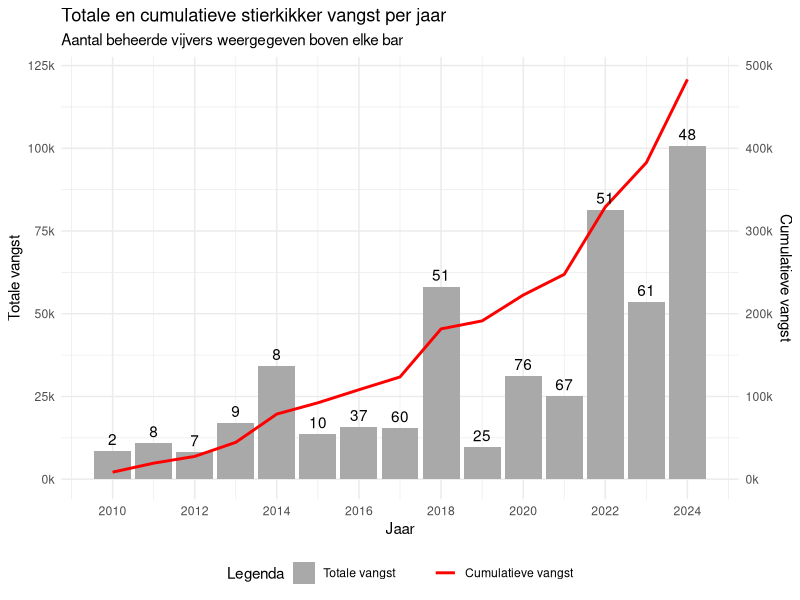
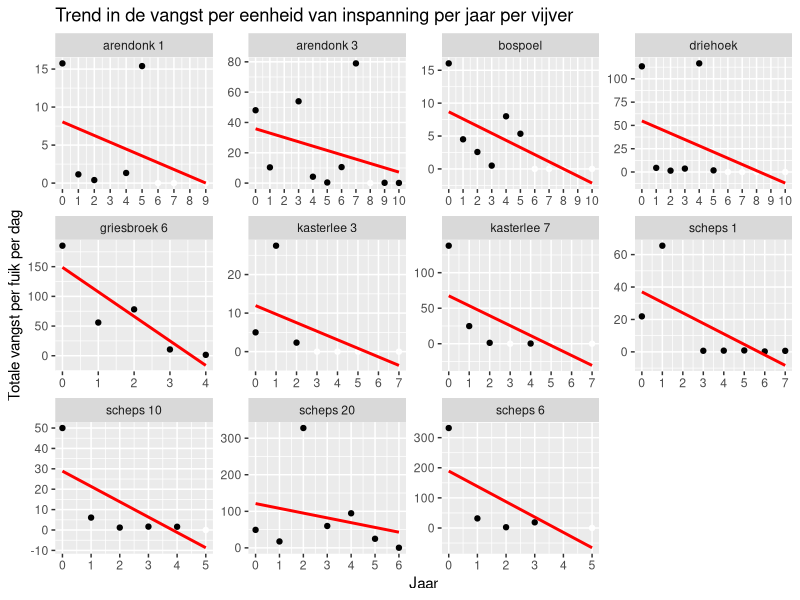
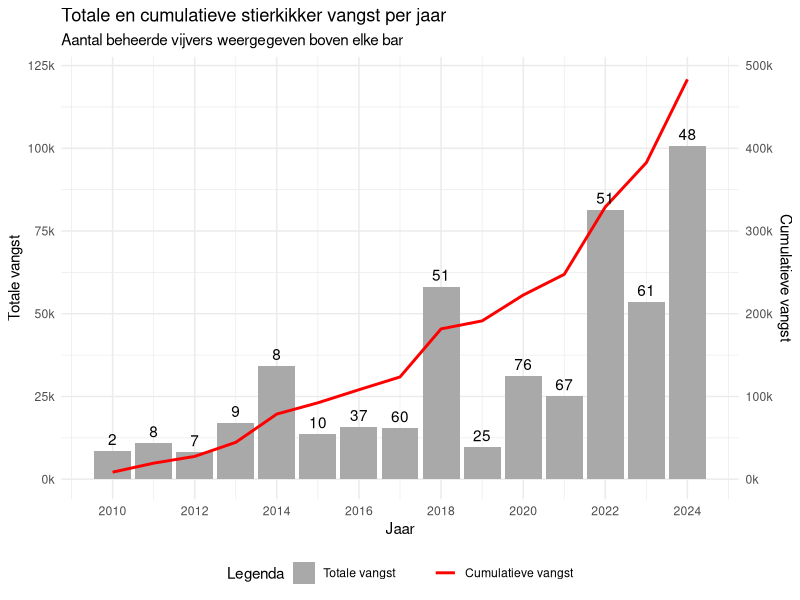
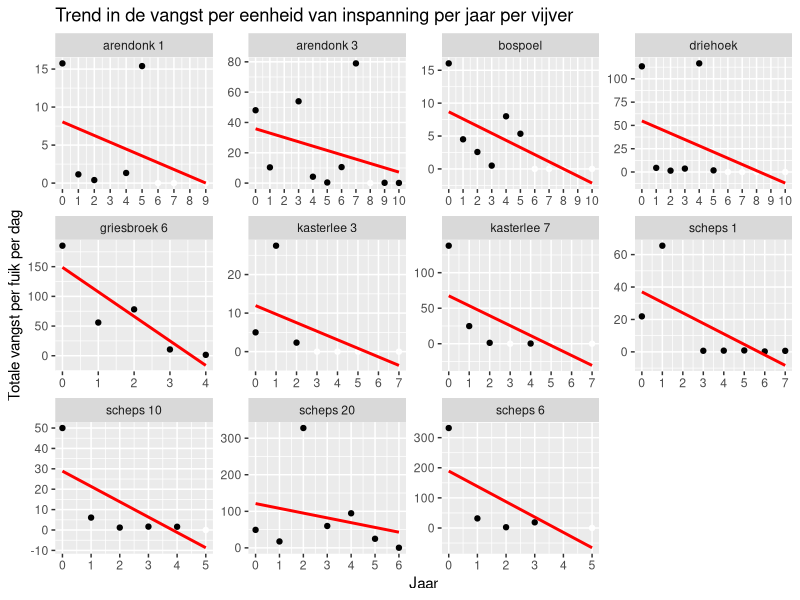

The R script that drew these images, in order:
## ---- chunk 1
library(tidyverse)
## ---- chunk 2
afvangsten_per_fuik_combined <- read_csv("interim/afvangsten_per_fuik_combined.csv")
## ---- chunk 3
afvangsten_per_fuik_combined %>%
  group_by(Jaar) %>%
  summarise(totaal_vangst = sum(totaal_fuik, na.rm = TRUE),
            aantal_vijvers = n_distinct(locationID)) %>%
  ungroup() %>% 
  mutate(cum_vangst = cumsum(totaal_vangst)) %>% 
  ggplot(aes(x = Jaar, y = totaal_vangst)) +
  geom_bar(aes(fill = "Totale vangst"), 
           stat = "identity") +
  geom_line(aes(y = cum_vangst/4, color = "Cumulatieve vangst"),
            linewidth = 1) +
  geom_text(aes(y = totaal_vangst, label = aantal_vijvers), vjust = -0.5)  +
  scale_y_continuous(
    name = "Totale vangst",
    labels = function(x) paste0(x/1000, "k"),
    sec.axis = sec_axis(~.*4, 
                        name = "Cumulatieve vangst", 
                        labels = function(x) paste0(x/1000, "k"),
                        breaks = seq(0, 500000, by = 100000))
  ) +
  scale_x_continuous(
    limits = c(2009.5, 2024.5),
    breaks = seq(2010, 2024, by = 2)
  ) +
  scale_fill_manual(values = c("Totale vangst" = "darkgrey"), 
                    name = "Legenda") + # Naam van de legenda instellen
  scale_color_manual(values = c("Cumulatieve vangst" = "red"),
                     name = "") + # Naam van de legenda instellen
  theme_minimal() +
  theme(legend.position = "bottom", # Legenda onder de grafiek
        legend.title = element_text(hjust = 0.5)) + # Centraal uitlijnen van de legendatitel
  labs(title = "Totale en cumulatieve stierkikker vangst per jaar",
       subtitle = "Aantal beheerde vijvers weergegeven boven elke bar") +
  guides(fill = guide_legend(order = 1), # Volgorde van de legenda items
         color = guide_legend(order = 2)) # Volgorde van de legenda items

  ggsave("./interim/figuren_ravon_artikel/2025/afvangsten_per_fuik_combined.png", width = 10, height = 6, units = "in")
## ---- chunk 4
locs <- afvangsten_per_fuik_combined %>% 
  distinct(locationID, Locatie) %>% 
  filter(!is.na(Locatie))

temp <- afvangsten_per_fuik_combined %>%
  filter(!is.na(locationID)) %>%
  group_by(locationID) %>% 
  mutate(jaren = n_distinct(Jaar)) %>% 
  filter(jaren >= 5) %>%
  mutate(jaar = Jaar - min(Jaar)) %>% 
  group_by(locationID, jaar) %>%
  summarise(totale_vangst = sum(totaal_fuik, na.rm = TRUE),
            totale_inspanning = n(),
            cpue = totale_vangst/totale_inspanning,
            mean_vangst = mean(totaal_fuik, na.rm = TRUE),
            se_vangst = sd(totaal_fuik, na.rm = TRUE) / sqrt(totale_inspanning)) %>%
  ungroup() %>% 
  left_join(locs, by = "locationID") %>% 
  filter(!grepl("nijlen", Locatie, ignore.case = TRUE)) 

# Filter ponds that have a cpue of at least 5 in jaar 0
broedpoelen <- temp %>% 
  filter(jaar == 0 & cpue >= 5)

temp <- temp %>% 
  filter(locationID %in% broedpoelen$locationID)

temp %>%
  ggplot(aes(x = jaar, y = cpue)) +
  geom_point(aes(color = cpue == 0), size = 1.5) + # Maak punten wit als CPUE 0 is
  scale_color_manual(values = c("TRUE" = "white", "FALSE" = "black"), guide = FALSE) +
  scale_fill_manual(values = "black", guide = FALSE) +
  geom_smooth(method = "lm", se = FALSE, color = "red") +
  facet_wrap(~Locatie, scales = "free") +
  scale_x_continuous(breaks = seq(min(temp$jaar), max(temp$jaar), by = 1)) + # Alleen hele getallen op x-as
  labs(
    title = "Trend in de vangst per eenheid van inspanning per jaar per vijver",
    x = "Jaar", # x-as label aanpassen
    y = "Totale vangst per fuik per dag" # y-as label aanpassen
  )

  ggsave("./interim/figuren_ravon_artikel/2025/Trend_VPEI_jaar_vijver.png", width = 10, height = 6, units = "in")

summary(temp$jaren)

richtingscoefficienten <- temp %>%
  group_by(Locatie) %>%
  summarise(
    richtingscoefficient = coef(lm(cpue ~ jaar))[2] # Helling berekenen
  ) %>%
  ungroup() 

mean(richtingscoefficienten$richtingscoefficient, na.rm = TRUE)
sd(richtingscoefficienten$richtingscoefficient, na.rm = TRUE)/sqrt(nrow(richtingscoefficienten))
